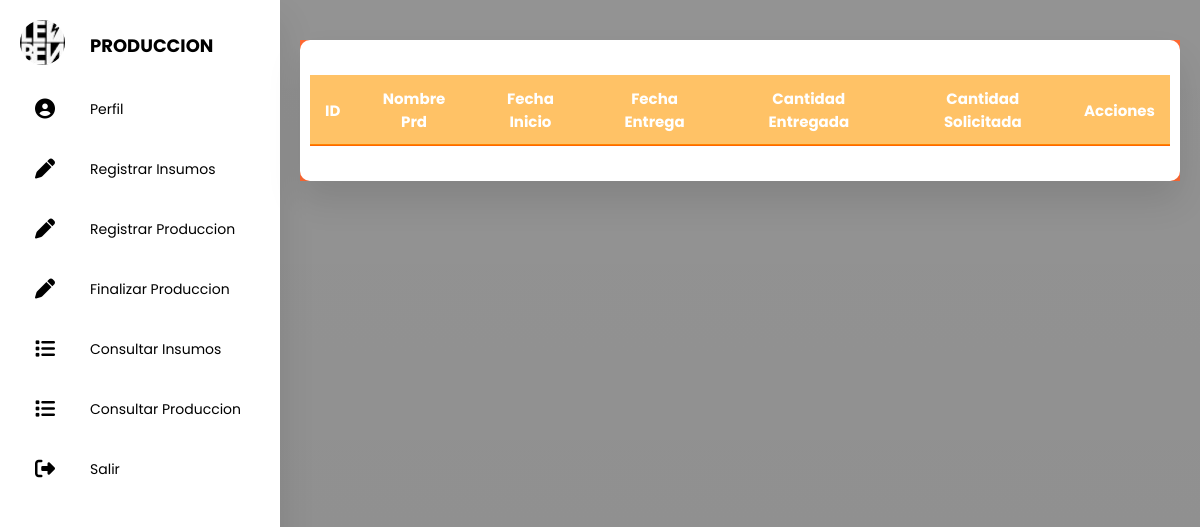
Before: /SanProduccion/PHP/Sa_ConsultarProduccion.php with the older database file.
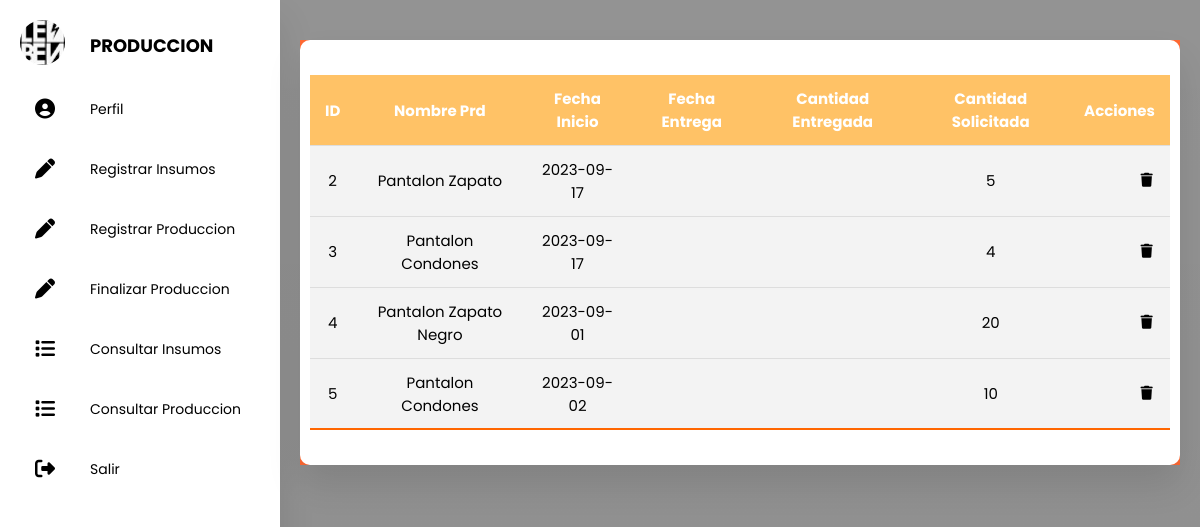
After: the same page with the newer database file.
### tables this page shows
CREATE TABLE `produccion` (
  `idProduccion` int(10) UNSIGNED NOT NULL,
  `nombreProduccion` varchar(30) DEFAULT NULL,
  `idPedido` int(10) UNSIGNED DEFAULT NULL,
  `fechaInicio` date DEFAULT NULL,
  `fechaEntrega` date DEFAULT NULL,
  `cantidadEntrega` int(11) DEFAULT NULL,
  `cantidadSolicitada` int(11) DEFAULT NULL,
  `estadoProduccion` varchar(20) DEFAULT NULL,
  `idProducto` int(10) UNSIGNED DEFAULT NULL,
  `idInsumos` int(10) UNSIGNED DEFAULT NULL
);

### SanProduccion/PHP/Sa_ConsultarProduccion.php (the view, shortened to what this page needs)
<!DOCTYPE html>
<html lang="en">
<head>
  <link rel="stylesheet" href="../CSS/Sa_Produccion.css">
  <link rel="stylesheet" href="https://cdnjs.cloudflare.com/ajax/libs/font-awesome/5.15.4/css/all.min.css" />
  <link rel="stylesheet" href="https://cdnjs.cloudflare.com/ajax/libs/font-awesome/6.4.2/css/all.min.css" />
</head>
<body>
  <div class="container">
    <section>
      <nav class="a-hover">
        <ul>
          <li>
            <a href="#" class="logo">
              <img src="../IMG/leben.jpg" alt="">
              <span class="nav-item">PRODUCCION</span>
            </a>
          </li>
          <li><a href="../HTML/SaProduccion.html">
              <i class="fas fa-circle-user"></i>
              <span class="nav-item">Perfil</span>
            </a></li>
          <li><a href="../PHP/Sa_RegistarInsumos.php">
              <i class="fas fa-pen"></i>
              <span class="nav-item">Registrar Insumos</span>
            </a></li>
          <li><a href="../PHP/Sa_RegistrarProduccion.php">
              <i class="fas fa-pen"></i>
              <span class="nav-item">Registrar Produccion</span>
            </a></li>
          <li><a href="../PHP/Sa_FinalizarProduccion.php">
              <i class="fas fa-pen"></i>
              <span class="nav-item">Finalizar Produccion</span>
            </a></li>
          <li><a href="../PHP/Sa_ConsultarInsumos.php">
              <i class="fas fa-list"></i>
              <span class="nav-item">Consultar Insumos</span>
            </a></li>
          <li><a href="../PHP/Sa_ConsultarProduccion.php">
              <i class="fas fa-list"></i>
              <span class="nav-item">Consultar Produccion</span>
            </a></li>
          <li><a href="../SanSalir.html">
              <i class="fas fa-sign-out-alt"></i>
              <span class="nav-item">Salir</span>
            </a></li>
        </ul>
      </nav>
    </section>
    <section class="main">
      <section class="attendance">
        <div class="attendance-list">
          <table class="table">
            <thead>
              <tr>
                <th>ID</th>
                <th>Nombre prd</th>
                <th>Fecha inicio</th>
                <th>Fecha Entrega</th>
                <th>Cantidad Entregada</th>
                <th>Cantidad solicitada</th>
                <th>Acciones</th>
              </tr>
            </thead>
            <tbody>
              <tr>
                <?php
                require("../conexion.php");
                try {
                  $pdo = new PDO("mysql:host=127.0.0.1;dbname=snb", "root", "");
                  $pdo->setAttribute(PDO::ATTR_ERRMODE, PDO::ERRMODE_EXCEPTION);
                  $consulta = "SELECT idProduccion, nombreProduccion, fechaInicio, fechaEntrega, cantidadEntrega, cantidadSolicitada, estadoProduccion FROM produccion;";
                  $stmt = $pdo->query($consulta);
                  while ($fila = $stmt->fetch(PDO::FETCH_ASSOC)) {
                    $idProduccion = $fila['idProduccion'];
                    $nombreProduccion = $fila['nombreProduccion'];
                    $fechaInicio = $fila['fechaInicio'];
                    $fechaEntrega = $fila['fechaEntrega'];
                    $cantidadEntrega = $fila['cantidadEntrega'];
                    $cantidadSolicitada = $fila['cantidadSolicitada'];
                    echo "<tr>";
                    echo "<td>$idProduccion</td>";
                    echo "<td>$nombreProduccion</td>";
                    echo "<td>$fechaInicio</td>";
                    echo "<td>$fechaEntrega</td>";
                    echo "<td>$cantidadEntrega</td>";
                    echo "<td>$cantidadSolicitada</td>";
                    echo "<td><a class='btn-delente' href='#' onclick='confirmarEliminacion(" . $fila["idProduccion"] . ")'><i class='fa-solid fa-trash'></i></a>";
                    echo "</tr>";
                    echo "<tr>";
                  }
                } catch (PDOException $e) {
                  echo "Error: " . $e->getMessage();
                }
                ?>
            </tbody>
          </table>
        </div>
      </section>
    </section>
  </div>
</body>
</html>

Changed rows visible on the page:
added produccion: idProduccion "2", nombreProduccion "Pantalon Zapato", fechaInicio "2023-09-17", cantidadSolicitada "5"
added produccion: idProduccion "3", nombreProduccion "Pantalon Condones", fechaInicio "2023-09-17", cantidadSolicitada "4"
added produccion: idProduccion "4", nombreProduccion "Pantalon Zapato Negro", fechaInicio "2023-09-01", cantidadSolicitada "20"
added produccion: idProduccion "5", nombreProduccion "Pantalon Condones", fechaInicio "2023-09-02", cantidadSolicitada "10"
